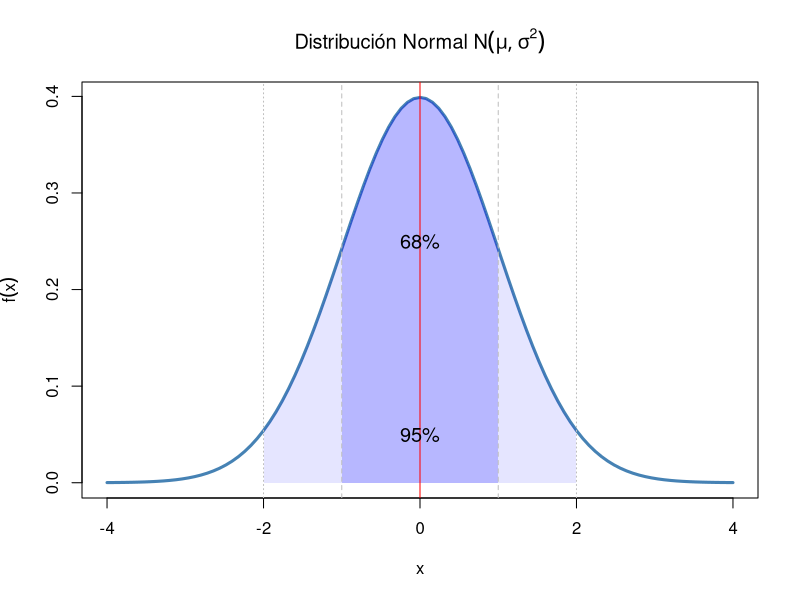
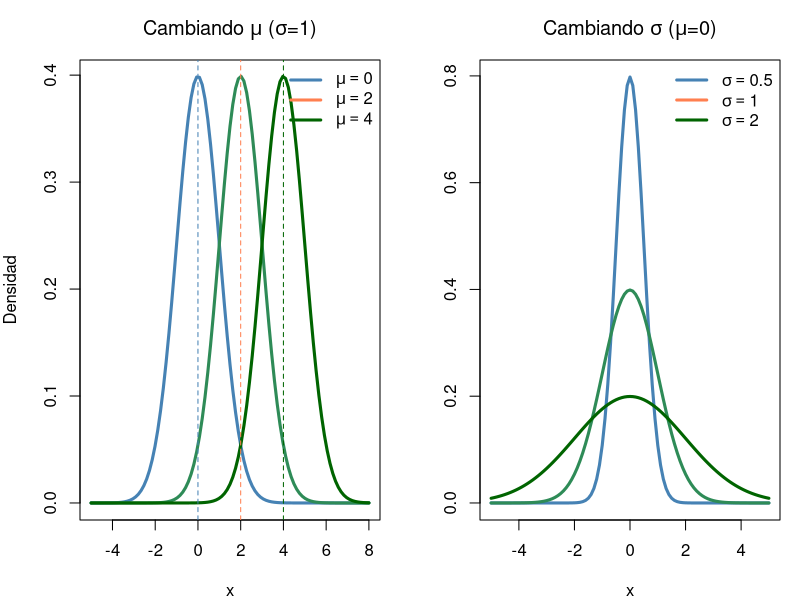
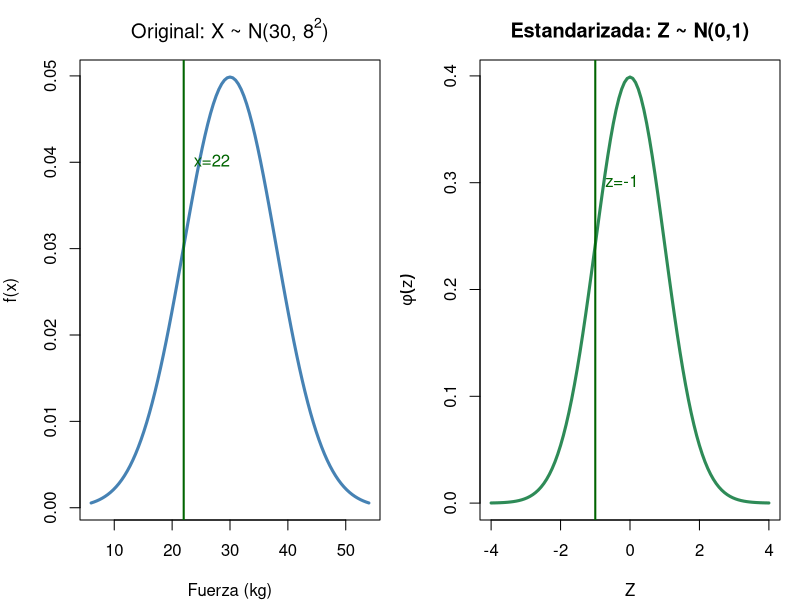
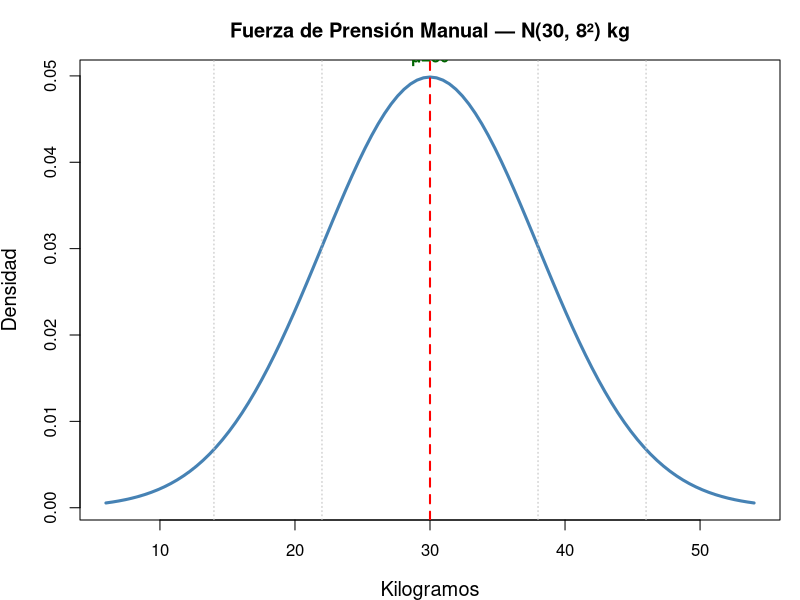
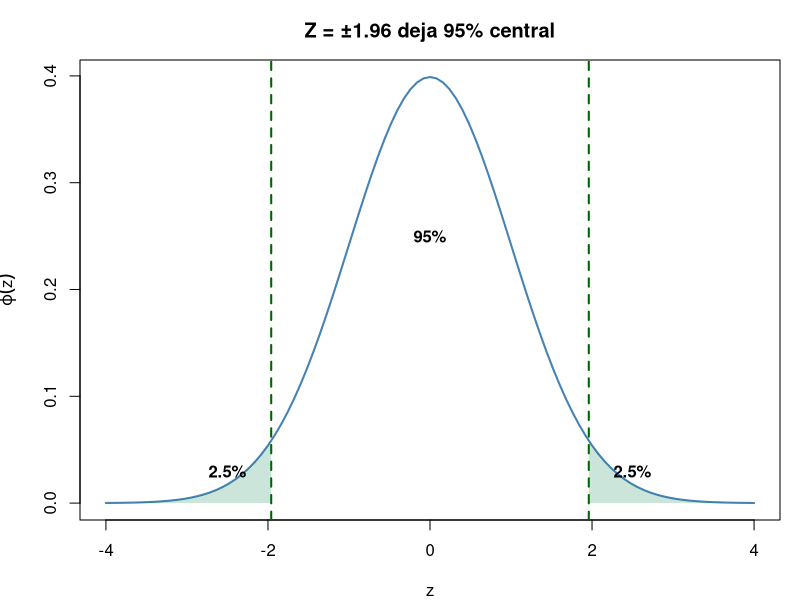
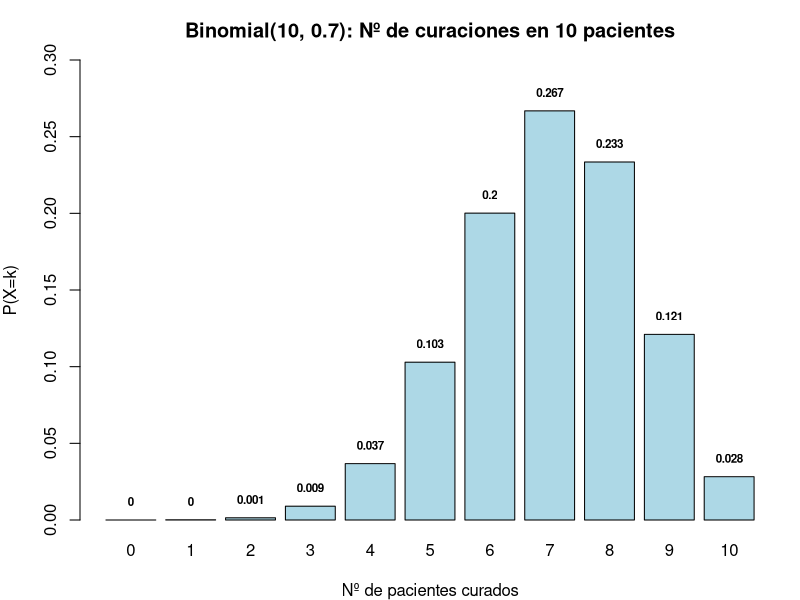
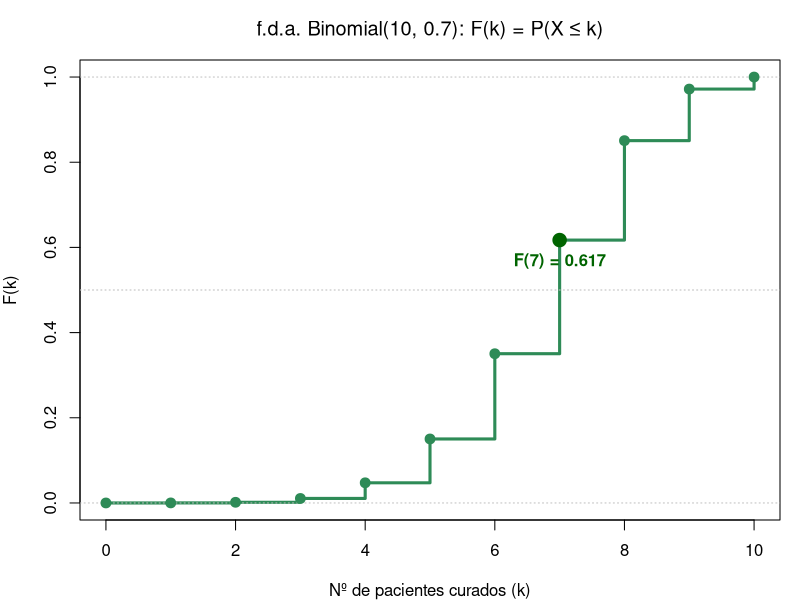
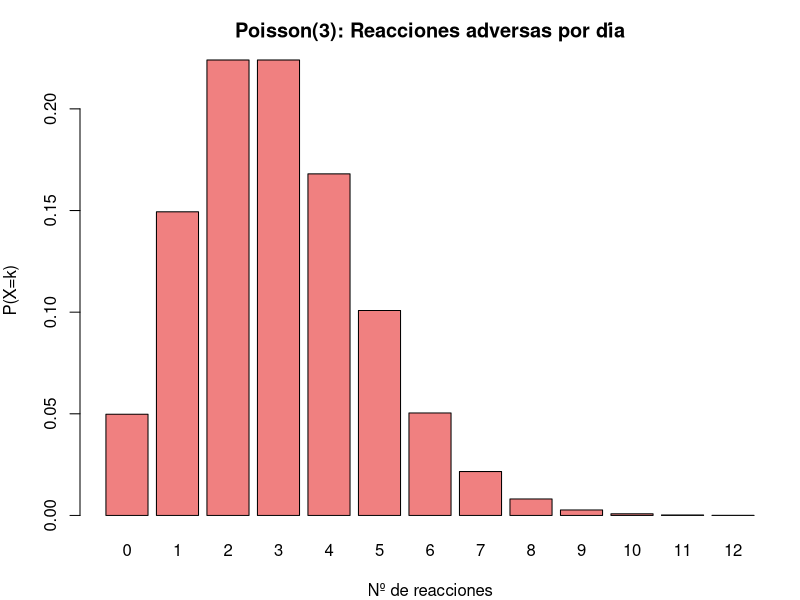

Reproduce these figures in R, in order.
## ---- chunk 1
n<-10; p<-0.5; k<-3
# Estas dos expresiones son EXACTAMENTE IGUALES:
pbinom(k, n, p, lower.tail=FALSE)  # P(X > 3)
1 - pbinom(k, n, p)                # 1 - P(X ≤ 3)
## ---- chunk 2
# P(X > 1.96) es IDÉNTICO a:
pnorm(1.96, lower.tail=FALSE)
1 - pnorm(1.96)
## ---- chunk 3
# ¡CUIDADO! P(X > 3) ≠ P(X ≥ 3)
pbinom(3, 10, 0.5, lower.tail=FALSE)  # P(X > 3) = P(X ≥ 4)
1 - pbinom(4-1, 10, 0.5)              # P(X ≥ 4) = 1 - P(X ≤ 3)
## ---- chunk 4
#| fig-height: 5
curve(dnorm(x, 0, 1), -4, 4, lwd=3, col="steelblue",
      main=expression(paste("Distribución Normal ", N(mu, sigma^2))),
      xlab="x", ylab=expression(f(x)))
# μ ± σ (68%)
x1<-seq(-1,1,0.01); polygon(c(x1,rev(x1)),c(dnorm(x1),rep(0,length(x1))),col=rgb(0,0,1,0.2),border=NA)
# μ ± 2σ (95%)
x2<-seq(-2,2,0.01); polygon(c(x2,rev(x2)),c(dnorm(x2),rep(0,length(x2))),col=rgb(0,0,1,0.1),border=NA)
abline(v=c(-2,-1,0,1,2), lty=c(3,2,1,2,3), col=c("grey","grey","red","grey","grey"))
text(0, 0.25, "68%", cex=1.2); text(0, 0.05, "95%", cex=1.2)
## ---- chunk 5
#| fig-height: 5
par(mfrow=c(1,2), mar=c(4,4,3,1))
# Cambiar μ
curve(dnorm(x, 0, 1), -5, 8, lwd=3, col="steelblue", ylab="Densidad",
      main=expression(paste("Cambiando ", mu, " (", sigma, "=1)")), xlab="x")
curve(dnorm(x, 2, 1), -5, 8, lwd=3, col="seagreen", add=TRUE)
curve(dnorm(x, 4, 1), -5, 8, lwd=3, col="darkgreen", add=TRUE)
abline(v=c(0,2,4), lty=2, col=c("steelblue","coral","darkgreen"))
legend("topright", c(expression(mu==0),expression(mu==2),expression(mu==4)),
       col=c("steelblue","coral","darkgreen"), lwd=3, bty="n")
# Cambiar σ
curve(dnorm(x, 0, 0.5), -5, 5, lwd=3, col="steelblue", ylab="",
      main=expression(paste("Cambiando ", sigma, " (", mu, "=0)")), xlab="x")
curve(dnorm(x, 0, 1), -5, 5, lwd=3, col="seagreen", add=TRUE)
curve(dnorm(x, 0, 2), -5, 5, lwd=3, col="darkgreen", add=TRUE)
legend("topright", c(expression(sigma==0.5),expression(sigma==1),expression(sigma==2)),
       col=c("steelblue","coral","darkgreen"), lwd=3, bty="n")
par(mfrow=c(1,1))
## ---- chunk 6
cat("Paciente D: z =", round((150-120)/15,1),
    "→ P(Z > 2) =", round(pnorm(2, lower.tail=FALSE),4),
    "\nPaciente E: z =", round((90-120)/15,1),
    "→ P(Z < -2) =", round(pnorm(-2),4))
## ---- chunk 7
glucemias <- c(90, 100, 120, 140)
z_gluc <- (glucemias - 100) / 10
cat("Z-scores glucemia:", round(z_gluc, 2),
    "\nP(Z > 4) =", round(pnorm(4, lower.tail=FALSE), 6))
## ---- chunk 8
#| fig-height: 5
mu <- 30; sigma <- 8; x_obs <- 22
z_obs <- (x_obs - mu) / sigma

par(mfrow=c(1,2), mar=c(4,4,3,1))
# Escala original X ~ N(30, 8²)
curve(dnorm(x, mu, sigma), mu-24, mu+24, lwd=3, col="steelblue",
      main=expression(paste("Original: X ~ N(30, ", 8^2, ")")),
      xlab="Fuerza (kg)", ylab="f(x)")
abline(v=x_obs, col="darkgreen", lwd=2); text(x_obs, 0.04, "x=22", col="darkgreen", pos=4)

# Escala estandarizada Z ~ N(0,1)
curve(dnorm(x), -4, 4, lwd=3, col="seagreen",
      main="Estandarizada: Z ~ N(0,1)",
      xlab="Z", ylab=expression(phi(z)))
abline(v=z_obs, col="darkgreen", lwd=2); text(z_obs, 0.3, paste0("z=",z_obs), col="darkgreen", pos=4)
par(mfrow=c(1,1))

cat("X =", x_obs, "kg → Z =", round(z_obs,2),
    " P(X <", x_obs,") = P(Z <", round(z_obs,2),") =",
    round(pnorm(x_obs, mu, sigma), 4))
## ---- chunk 9
#| fig-height: 5
mu <- 30; sigma <- 8
curve(dnorm(x, mu, sigma), mu-24, mu+24, col="steelblue", lwd=3,
      main="Fuerza de Prensión Manual — N(30, 8²) kg",
      xlab="Kilogramos", ylab="Densidad", cex.lab=1.2)
abline(v=c(mu-2*sigma, mu-sigma, mu, mu+sigma, mu+2*sigma),
       lty=c(3,3,2,3,3), lwd=c(1,1,2,1,1), col=c("grey","grey","red","grey","grey"))
text(mu, 0.052, "μ=30", col="darkgreen", font=2)
## ---- chunk 10
cat("P(X<22) =", round(pnorm(22, mu, sigma),3),
    "\nP(22<X<38) =", round(pnorm(38,mu,sigma)-pnorm(22,mu,sigma),3))
## ---- chunk 11
#| fig-height: 5
curve(dnorm(x), -4, 4, col="steelblue", lwd=2,
      main="Z = ±1.96 deja 95% central",
      xlab="z", ylab=expression(varphi(z)))
abline(v=c(-1.96, 1.96), col="darkgreen", lty=2, lwd=2)
xr <- seq(1.96, 4, 0.01); yr <- dnorm(xr)
polygon(c(xr, rev(xr)), c(yr, rep(0,length(yr))), col=rgb(0,0.5,0.3,0.2), border=NA)
xl <- seq(-4, -1.96, 0.01); yl <- dnorm(xl)
polygon(c(xl, rev(xl)), c(yl, rep(0,length(yl))), col=rgb(0,0.5,0.3,0.2), border=NA)
text(c(-2.5, 0, 2.5), c(0.03, 0.25, 0.03), c("2.5%","95%","2.5%"), font=2)
## ---- chunk 12
cat("Z para IC 95%:", round(qnorm(0.975), 3),
    "\nZ para IC 99%:", round(qnorm(0.995), 3))
## ---- chunk 13
#| fig-height: 5
n <- 10; p <- 0.7; k <- 0:n
bp <- barplot(dbinom(k, n, p), names.arg=k, col="lightblue",
        main="Binomial(10, 0.7): Nº de curaciones en 10 pacientes",
        xlab="Nº de pacientes curados", ylab="P(X=k)", ylim=c(0,0.3))
text(bp, dbinom(k,n,p)+0.012, round(dbinom(k,n,p),3), cex=0.7, font=2)
## ---- chunk 14
cat("Manual:", round(120*0.7^7*0.3^3,3),
    "\ndbinom:", round(dbinom(7,10,0.7),3))
## ---- chunk 15
#| fig-height: 5
n <- 10; p <- 0.7; k <- 0:n
Fx <- pbinom(k, n, p)
plot(k, Fx, type="s", lwd=3, col="seagreen",
     main=expression(paste("f.d.a. Binomial(10, 0.7): F(k) = P(X ≤ k)")),
     xlab="Nº de pacientes curados (k)", ylab="F(k)", ylim=c(0,1))
abline(h=c(0,0.5,1), lty=3, col="grey"); points(k, Fx, pch=19, col="seagreen", cex=1.3)
# Marcar F(7)
points(7, Fx[8], pch=19, col="darkgreen", cex=1.8)
text(7, Fx[8]-0.05, paste0("F(7) = ", round(Fx[8],3)), col="darkgreen", font=2)
## ---- chunk 16
n <- 10; p <- 0.7
cat("P(X ≤ 7) =", round(pbinom(7,n,p), 4),
    "\nP(X < 7)  = P(X ≤ 6) =", round(pbinom(6,n,p), 4), "  ← ¡diferente!",
    "\nP(X ≥ 7)  =", round(1-pbinom(6,n,p), 4),
    "\nP(X > 7)  =", round(1-pbinom(7,n,p), 4))
## ---- chunk 17
#| fig-height: 5
lambda <- 3; k <- 0:12
bp <- barplot(dpois(k, lambda), names.arg=k, col="lightcoral",
        main="Poisson(3): Reacciones adversas por día",
        xlab="Nº de reacciones", ylab="P(X=k)")
## ---- chunk 18
cat("Manual:", round(3^5*exp(-3)/factorial(5),3),
    "\ndpois:", round(dpois(5, lambda),3),
    "\nP(X≤2) =", round(ppois(2, lambda),3))
## ---- chunk 19
#| fig-height: 5
lambda <- 3; k <- 0:12
Fx <- ppois(k, lambda)
plot(k, Fx, type="s", lwd=3, col="seagreen",
     main=expression(paste("f.d.a. Poisson(λ=3): F(k) = P(X ≤ k)")),
     xlab="Nº de reacciones adversas (k)", ylab="F(k)", ylim=c(0,1))
abline(h=c(0,0.5,1), lty=3, col="grey"); points(k, Fx, pch=19, col="seagreen", cex=1.3)
# Marcar F(2) y F(5)
points(c(2,5), Fx[c(3,6)], pch=19, col=c("darkred","darkblue"), cex=1.8)
text(3, Fx[3]+0.05, paste0("F(2) = ", round(Fx[3],3)), col="darkgreen", font=2)
text(6, Fx[6]+0.05, paste0("F(5) = ", round(Fx[6],3)), col="darkblue", font=2)
## ---- chunk 20
cat("F(2) =", round(ppois(2,3),3), "| F(5) =", round(ppois(5,3),3),
    "| P(2<X≤5) =", round(ppois(5,3)-ppois(2,3),3))
## ---- chunk 21
#| fig-height: 5
curve(dnorm(x), -4, 4, lwd=3, col="steelblue", ylab="Densidad",
      main="Normal vs t-Student (simétrica, colas pesadas)")
curve(dt(x, 3), -4, 4, lwd=3, col="seagreen", add=TRUE)
curve(dt(x, 10), -4, 4, lwd=3, col="darkgreen", add=TRUE)
legend("topright", c("N(0,1)","t(3)","t(10)"), col=c("steelblue","coral","darkgreen"), lwd=3, bty="n")
## ---- chunk 22
#| fig-height: 5
curve(dchisq(x, 1), 0, 15, lwd=3, col="seagreen", ylab="Densidad",
      main=expression(paste(chi^2, " — Asimétrica, solo valores ≥ 0")))
curve(dchisq(x, 3), 0, 15, lwd=3, col="darkgreen", add=TRUE)
curve(dchisq(x, 6), 0, 15, lwd=3, col="steelblue", add=TRUE)
legend("topright", c(expression(chi[1]^2),expression(chi[3]^2),expression(chi[6]^2)),
       col=c("coral","darkgreen","steelblue"), lwd=3, bty="n")
## ---- chunk 23
#| fig-height: 5
curve(df(x, 5, 5), 0, 5, lwd=3, col="steelblue", ylab="Densidad",
      main="Distribución F — Asimétrica, dos parámetros")
curve(df(x, 10, 5), 0, 5, lwd=3, col="seagreen", add=TRUE)
curve(df(x, 5, 20), 0, 5, lwd=3, col="darkgreen", add=TRUE)
legend("topright", c("F(5,5)","F(10,5)","F(5,20)"), col=c("steelblue","coral","darkgreen"), lwd=3, bty="n")
## ---- chunk 24
# P-valor para χ² (siempre cola derecha)
chi_obs <- 13.87; gl <- 6
p_chi <- pchisq(chi_obs, gl, lower.tail=FALSE)
cat("χ² =", chi_obs, "gl =", gl, "→ P =", round(p_chi, 4))

# P-valor para F (cola derecha si F > 1)
F_obs <- 3.5; gl1 <- 5; gl2 <- 20
p_F <- pf(F_obs, gl1, gl2, lower.tail=FALSE)
cat("\nF =", F_obs, "gl =", gl1, ",", gl2, "→ P =", round(p_F, 4))
## ---- chunk 25
#| fig-height: 5
par(mfrow=c(1,3), mar=c(4,4,3,1))
curve(dnorm(x), -4,4, col="steelblue", lwd=2, main="N(0,1)", xlab="x")
barplot(dbinom(0:10,10,0.5), names=0:10, col="seagreen",
        main="Bin(10,0.5)", xlab="x", ylab="P(X=x)")
barplot(dpois(0:10,3), names=0:10, col="seagreen",
        main="Pois(λ=3)", xlab="x", ylab="P(X=x)")
par(mfrow=c(1,1))
## ---- chunk 26
#| fig-height: 5.5
par(mfrow=c(2,2), mar=c(4,4,3,1))

# Caso 1: NO se cumple (n=10, p=0.1 → np=1 < 5)
n<-10; p<-0.1; x<-0:n
barplot(dbinom(x,n,p), names=x, col="seagreen", main=paste0("NO aprox: n=",n,", p=",p," (np=",n*p,"<5)"))

# Caso 2: NO se cumple (n=10, p=0.9 → n(1-p)=1 < 5)
p<-0.9
barplot(dbinom(x,n,p), names=x, col="seagreen", main=paste0("NO aprox: n=",n,", p=",p," (n(1-p)=",n*(1-p),"<5)"))

# Caso 3: SÍ se cumple (n=50, p=0.3 → np=155, n(1-p)=35≥5)
n<-50; p<-0.3; x<-0:n
bp <- barplot(dbinom(x,n,p), names=ifelse(x%%5==0,x,""), col="lightblue",
        main=paste0("SÍ aprox: n=",n,", p=",p," (np=",n*p,"≥5, n(1-p)=",n*(1-p),"≥5)"))
curve(dnorm(x,n*p,sqrt(n*p*(1-p)))*1, add=T, col="darkgreen", lwd=2, n=200)

# Caso 4: SÍ se cumple (n=100, p=0.5 → ambos ≥5)
n<-100; p<-0.5; x<-0:n
bp <- barplot(dbinom(x,n,p), names=ifelse(x%%25==0,x,""), col="lightblue",
        main=paste0("SÍ aprox: n=",n,", p=",p," → forma campana perfecta"))
curve(dnorm(x,n*p,sqrt(n*p*(1-p)))*1, add=T, col="darkgreen", lwd=2, n=200)

par(mfrow=c(1,1))
## ---- chunk 27
n<-20; p<-0.4; k<-10
exacto <- pbinom(k, n, p)
sin_corr <- pnorm(k, n*p, sqrt(n*p*(1-p)))
con_corr <- pnorm(k+0.5, n*p, sqrt(n*p*(1-p)))
cat("Exacto (Binomial):     ", round(exacto, 4),
    "\nNormal sin corrección: ", round(sin_corr, 4),
    "\nNormal con corrección:  ", round(con_corr, 4))
## ---- chunk 28
#| fig-height: 5
par(mfrow=c(2,2), mar=c(4,4,3,1))

# Caso 1: λ=2 → NO se cumple (muy asimétrica)
lambda<-2; x<-0:(lambda*3)
barplot(dpois(x,lambda), names=x, col="seagreen",
        main=paste0("NO aprox: λ=",lambda," < 10 (asimétrica)"))

# Caso 2: λ=5 → NO se cumple (todavía asimétrica)
lambda<-5; x<-0:(lambda*3)
barplot(dpois(x,lambda), names=x, col="mediumseagreen",
        main=paste0("NO aprox: λ=",lambda," < 10"))

# Caso 3: λ=10 → SÍ se cumple (empieza a ser simétrica)
lambda<-10; x<-0:(lambda*2)
bp <- barplot(dpois(x,lambda), names=ifelse(x%%5==0,x,""), col="lightblue",
        main=paste0("SÍ aprox: λ=",lambda," ≥ 10"))
curve(dnorm(x,lambda,sqrt(lambda))*1, add=T, col="darkgreen", lwd=2, n=200)

# Caso 4: λ=25 → SÍ se cumple (claramente acampanada)
lambda<-25; x<-0:(lambda*2)
bp <- barplot(dpois(x,lambda), names=ifelse(x%%10==0,x,""), col="lightblue",
        main=paste0("SÍ aprox: λ=",lambda," → forma campana clara"))
curve(dnorm(x,lambda,sqrt(lambda))*1, add=T, col="darkgreen", lwd=2, n=200)

par(mfrow=c(1,1))
## ---- chunk 29
lambda<-10; k<-7
exacto <- ppois(k, lambda)
con_corr <- pnorm(k+0.5, lambda, sqrt(lambda))
cat("Exacto (Poisson):       ", round(exacto, 4),
    "\nNormal con corrección:  ", round(con_corr, 4))
